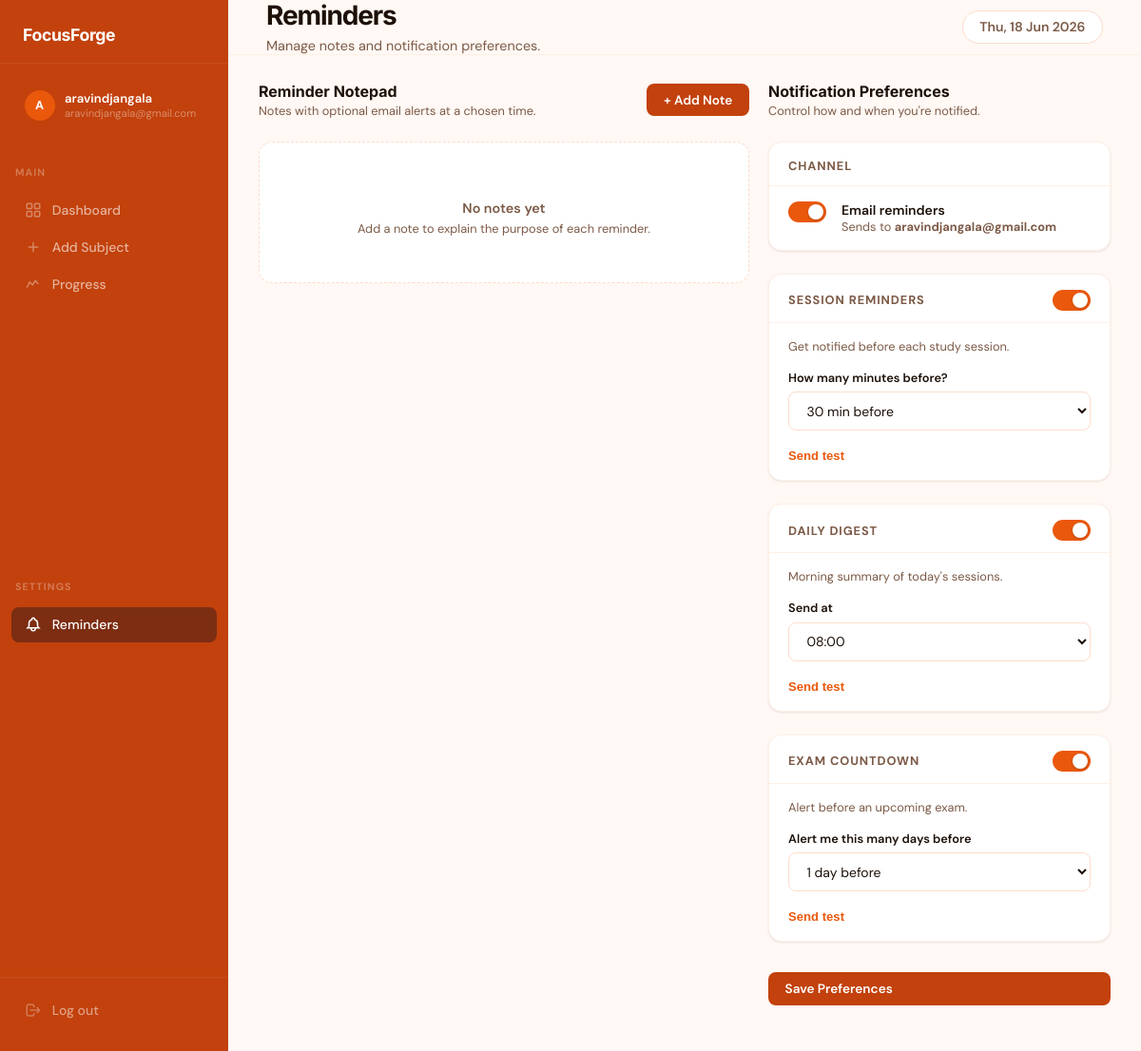
The page /settings/reminders (signed in) on the database as committed earlier.
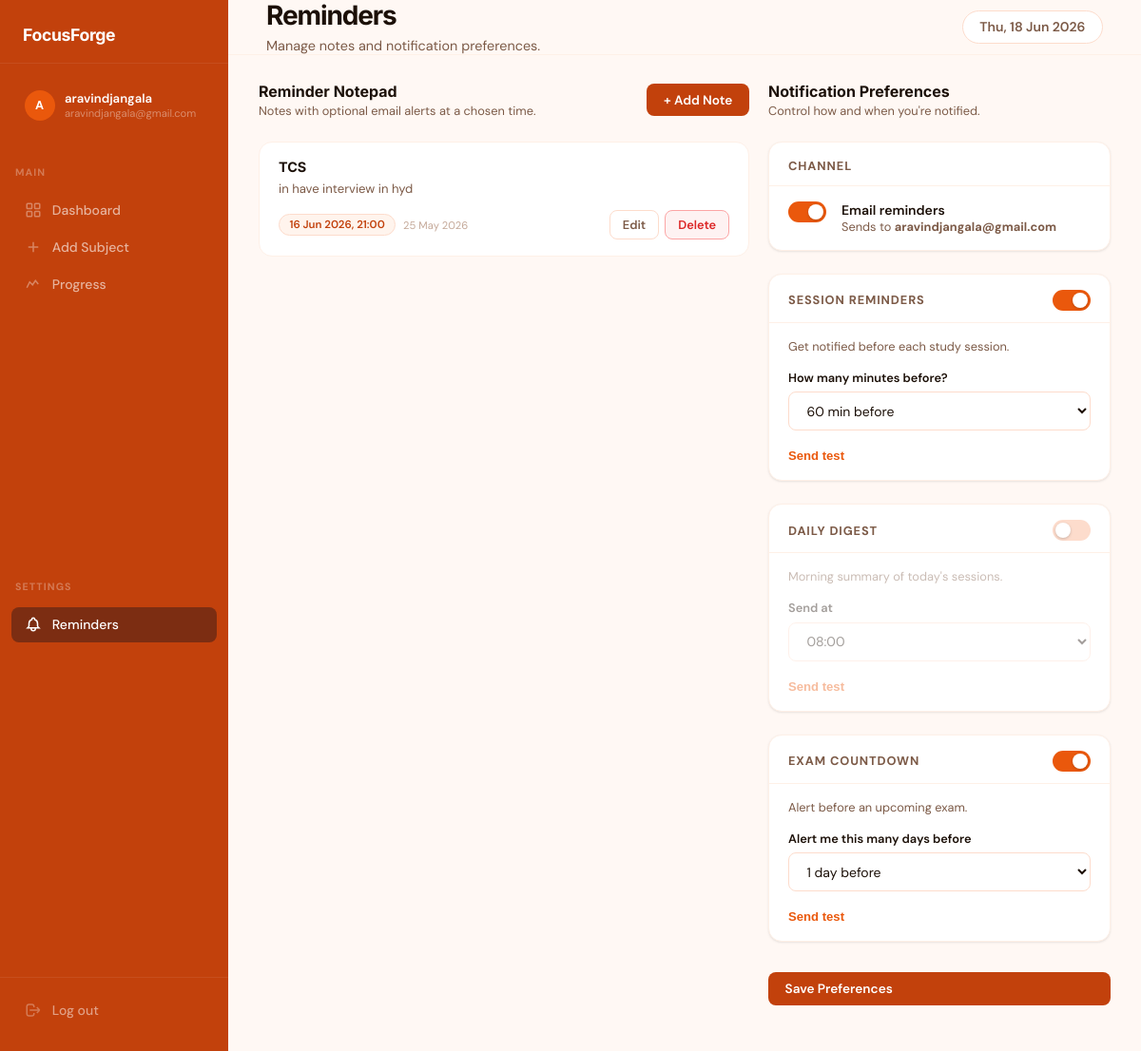
The same page on the database as committed later.
### models.py (models this page shows)
class ReminderPreference(db.Model):
    id = db.Column(db.Integer, primary_key=True)
    user_id = db.Column(db.Integer, db.ForeignKey('user.id'), nullable=False, unique=True)
    session_reminders_enabled = db.Column(db.Boolean, default=True)
    session_lead_minutes = db.Column(db.Integer, default=30)   # how many mins before session
    daily_digest_enabled = db.Column(db.Boolean, default=True)
    daily_digest_hour = db.Column(db.Integer, default=8)        # 0-23
    exam_reminder_enabled = db.Column(db.Boolean, default=True)
    exam_reminder_days_before = db.Column(db.Integer, default=1)  # 1 = day before
    email_enabled = db.Column(db.Boolean, default=True)
    last_digest_date = db.Column(db.Date, nullable=True)
    user = db.relationship('User', backref=db.backref('reminder_pref', uselist=False))

class ReminderNote(db.Model):
    id         = db.Column(db.Integer, primary_key=True)
    user_id    = db.Column(db.Integer, db.ForeignKey('user.id'), nullable=False)
    heading    = db.Column(db.String(200), nullable=False)
    body       = db.Column(db.Text, nullable=False)
    remind_at  = db.Column(db.DateTime, nullable=True)   # when to fire the notification
    notified   = db.Column(db.Boolean, default=False)    # prevent duplicate sends
    created_at = db.Column(db.DateTime, default=datetime.utcnow)
    updated_at = db.Column(db.DateTime, default=datetime.utcnow, onupdate=datetime.utcnow)
    user = db.relationship('User', backref=db.backref('reminder_notes', lazy=True))

### app.py (the view, shortened to what this page needs)
@app.route('/settings/reminders', methods=['GET', 'POST'])
@login_required
def reminder_settings():
    pref = ReminderPreference.query.filter_by(user_id=current_user.id).first()
    if not pref:
        pref = ReminderPreference(user_id=current_user.id)
        db.session.add(pref)
        db.session.commit()
    notes = ReminderNote.query.filter_by(user_id=current_user.id).order_by(ReminderNote.created_at.desc()).all()
    return render_template('reminder_settings.html', pref=pref, notes=notes)

### app.py (called while the page is built)
@login_manager.user_loader
def load_user(user_id):
    return db.session.get(User, int(user_id))

### templates/reminder_settings.html (shortened to what the changed rows need)
{% extends "base.html" %}
{% block page_title %}Reminders{% endblock %}
{% block content %}
<div class="rem-grid">
  <div>
    {% if notes %}
    <div style="display:flex; flex-direction:column; gap:0.75rem;" id="notes-list">
      {% for note in notes %}
      <div class="note-card" data-id="{{ note.id }}" id="note-{{ note.id }}">
        <div class="nc-heading">{{ note.heading }}</div>
        <div class="nc-body">{{ note.body }}</div>
        <div class="nc-footer">
          <div style="display:flex; align-items:center; gap:0.5rem; flex-wrap:wrap;">
            {% if note.remind_at %}
              <span class="remind-pill"> {{ note.remind_at.strftime('%d %b %Y, %H:%M') }}</span>
            {% else %}
              <span style="font-size:0.72rem; color:var(--text-light);">No reminder</span>
            {% endif %}
            <span style="font-size:0.7rem; color:var(--text-light);">{{ note.created_at.strftime('%d %b %Y') }}</span>
          </div>
          <div style="display:flex; gap:0.4rem;">
            <button onclick="editNote({{ note.id }}, {{ note.heading|tojson }}, {{ note.body|tojson }}, {{ (note.remind_at.strftime('%Y-%m-%dT%H:%M') if note.remind_at else '')|tojson }})"
                    class="btn btn-sm btn-ghost">Edit</button>
            <button onclick="deleteNote({{ note.id }})" class="btn btn-sm btn-danger">Delete</button>
          </div>
        </div>
      </div>
      {% endfor %}
    </div>
    {% else %}
    <div id="notes-list">
      <div id="empty-state" style="text-align:center; padding:3rem 1rem; color:var(--text-muted); background:var(--white); border-radius:var(--radius); border:1.5px dashed var(--border);">
        <p style="font-weight:600; font-size:0.9rem;">No notes yet</p>
        <p style="font-size:0.8rem; margin-top:0.25rem;">Add a note to explain the purpose of each reminder.</p>
      </div>
    </div>
    {% endif %}
  </div>
  <div>
    <form method="POST" action="{{ url_for('reminder_settings') }}">
      <div class="card mb-3">
        <div id="s-opts" style="padding:1rem 1.25rem;">
          <div class="mb-2">
            <label class="form-label">How many minutes before?</label>
            <select name="session_lead_minutes" class="form-select">
              {% for m in [10,15,20,30,45,60] %}
              <option value="{{ m }}" {% if pref.session_lead_minutes == m %}selected{% endif %}>{{ m }} min before</option>
              {% endfor %}
            </select>
          </div>
        </div>
      </div>
      <div class="card mb-3">
        <div class="card-header">
          <label class="toggle">
            <span class="toggle-slider"></span>
          </label>
        </div>
        <div id="d-opts" style="padding:1rem 1.25rem;">
          <div class="mb-2">
            <label class="form-label">Send at</label>
            <select name="daily_digest_hour" class="form-select">
              {% for h in range(24) %}
              <option value="{{ h }}" {% if pref.daily_digest_hour == h %}selected{% endif %}>{{ "%02d:00"|format(h) }}</option>
              {% endfor %}
            </select>
          </div>
        </div>
      </div>
      <div class="card mb-4">
        <div id="e-opts" style="padding:1rem 1.25rem;">
          <div class="mb-2">
            <label class="form-label">Alert me this many days before</label>
            <select name="exam_reminder_days_before" class="form-select">
              {% for d in [1,2,3,5,7] %}
              <option value="{{ d }}" {% if pref.exam_reminder_days_before == d %}selected{% endif %}>{{ d }} day{% if d!=1 %}s{% endif %} before</option>
              {% endfor %}
            </select>
          </div>
        </div>
      </div>
    </form>
  </div>
</div>
{% endblock %}

Rows that differ between the two databases and show on the page:
added ReminderNote: heading "TCS", body "in have interview in hyd", remind_at "16 Jun 2026, 21:00", created_at "25 May 2026"
changed ReminderPreference: session_lead_minutes "30 min before" → "60 min before"
Other text that changed with them:
text no longer shown: "No notes yet Add a note to explain the purpose of each reminder."
